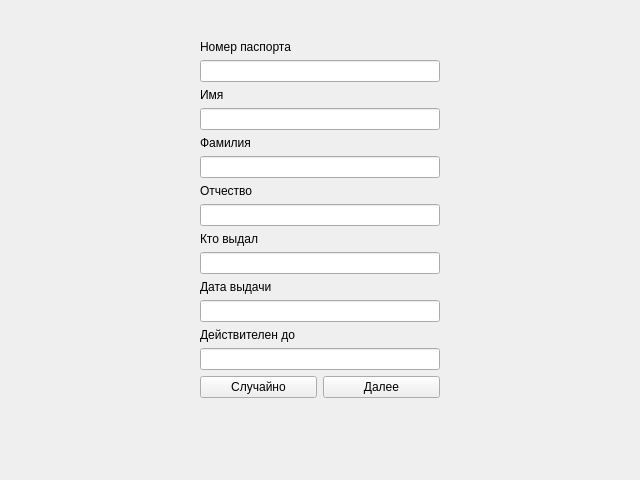
<?xml version="1.0" encoding="UTF-8"?>
<ui version="4.0">
 <class>Employee</class>
 <widget class="QWidget" name="Employee">
  <property name="geometry">
   <rect>
    <x>0</x>
    <y>0</y>
    <width>640</width>
    <height>480</height>
   </rect>
  </property>
  <property name="windowTitle">
   <string>Паспортные данные</string>
  </property>
  <layout class="QFormLayout" name="formLayout">
   <property name="leftMargin">
    <number>200</number>
   </property>
   <property name="topMargin">
    <number>40</number>
   </property>
   <property name="rightMargin">
    <number>200</number>
   </property>
   <item row="2" column="0">
    <widget class="QLabel" name="label_6">
     <property name="text">
      <string>Номер паспорта</string>
     </property>
    </widget>
   </item>
   <item row="3" column="0" colspan="2">
    <widget class="QLineEdit" name="id">
     <property name="alignment">
      <set>Qt::AlignCenter</set>
     </property>
    </widget>
   </item>
   <item row="4" column="0">
    <widget class="QLabel" name="label_5">
     <property name="text">
      <string>Имя</string>
     </property>
    </widget>
   </item>
   <item row="5" column="0" colspan="2">
    <widget class="QLineEdit" name="name">
     <property name="alignment">
      <set>Qt::AlignCenter</set>
     </property>
    </widget>
   </item>
   <item row="6" column="0">
    <widget class="QLabel" name="label_4">
     <property name="text">
      <string>Фамилия</string>
     </property>
    </widget>
   </item>
   <item row="7" column="0" colspan="2">
    <widget class="QLineEdit" name="last">
     <property name="alignment">
      <set>Qt::AlignCenter</set>
     </property>
    </widget>
   </item>
   <item row="8" column="0">
    <widget class="QLabel" name="label_3">
     <property name="text">
      <string>Отчество</string>
     </property>
    </widget>
   </item>
   <item row="9" column="0" colspan="2">
    <widget class="QLineEdit" name="father">
     <property name="alignment">
      <set>Qt::AlignCenter</set>
     </property>
    </widget>
   </item>
   <item row="10" column="0">
    <widget class="QLabel" name="label_2">
     <property name="text">
      <string>Кто выдал</string>
     </property>
    </widget>
   </item>
   <item row="11" column="0" colspan="2">
    <widget class="QLineEdit" name="issued">
     <property name="alignment">
      <set>Qt::AlignCenter</set>
     </property>
    </widget>
   </item>
   <item row="12" column="0">
    <widget class="QLabel" name="label_7">
     <property name="text">
      <string>Дата выдачи</string>
     </property>
    </widget>
   </item>
   <item row="13" column="0" colspan="2">
    <widget class="QLineEdit" name="date">
     <property name="alignment">
      <set>Qt::AlignCenter</set>
     </property>
    </widget>
   </item>
   <item row="14" column="0">
    <widget class="QLabel" name="label">
     <property name="text">
      <string>Действителен до</string>
     </property>
    </widget>
   </item>
   <item row="15" column="0" colspan="2">
    <widget class="QLineEdit" name="valid">
     <property name="alignment">
      <set>Qt::AlignCenter</set>
     </property>
    </widget>
   </item>
   <item row="16" column="0" colspan="2">
    <layout class="QHBoxLayout" name="horizontalLayout">
     <item>
      <widget class="QPushButton" name="randomButton">
       <property name="text">
        <string>Случайно</string>
       </property>
      </widget>
     </item>
     <item>
      <widget class="QPushButton" name="nextButton">
       <property name="text">
        <string>Далее</string>
       </property>
      </widget>
     </item>
    </layout>
   </item>
  </layout>
 </widget>
 <resources/>
 <connections/>
</ui>
